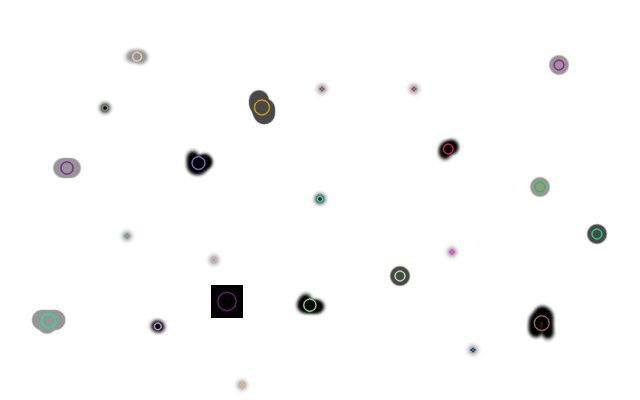
#> input picture Image Processing/blobs.jpg, 640 x 400 px
$ python objdetection.py
#> lines starting #> are read from the running program, lines starting #| are printed output that depends on the picture
# -*- coding: utf-8 -*-
"""
Created on Wed Aug 28 21:38:09 2024

@author: Crazy_Papi
"""

# importing the neeeded packages
import matplotlib.pyplot as plt
from skimage import io, feature, filters, morphology, exposure

# Load the image & Convert the image to grayscale
image = io.imread('blobs.jpg', as_gray=True)
#> image: shape (400, 640) float64; min 0, max 1, mean 0.981

# Apply image equalization
equalized_image = exposure.equalize_hist(image)
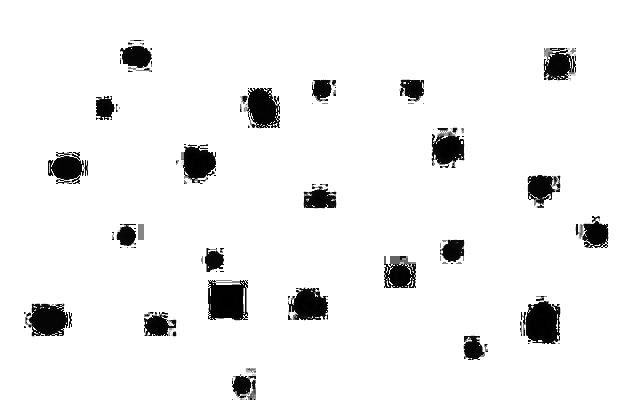
#> equalized_image: shape (400, 640) float64; min 0.00102, max 1, mean 0.94

# Apply a median filter to smooth the image
# The size of the filter can be adjusted to suit your needs
smoothed_image = filters.median(equalized_image,morphology.disk(3))
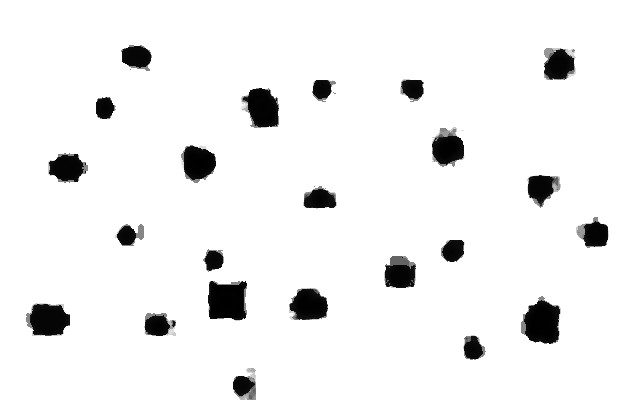
#> smoothed_image: shape (400, 640) float64; min 0.00102, max 1, mean 0.942

# Detected blobs using the difference of Gaussian method
# Set parameters for the blob detection
blob_dog = feature.blob_dog(smoothed_image, max_sigma=30, threshold=0.1)
#> blob_dog = 280 rows, first 8: [231, 136, 1], [275, 226, 6.55], [221, 590, 1.6], [239, 136, 1], [328, 66, 1.6], [294, 295, 1], [222, 601, 1], [312, 66, 1]

# Visualize the results
fig, ax = plt.subplots(1, 1, figsize=(10,10))
ax.imshow(image, cmap='gray')

# Plot the detected blobs
for blob in blob_dog:
    y, x, r = blob
    circle = plt.Circle((x,y), r, color='red', fill = False)
    ax.add_artist(circle)
#> this loop made 280 passes
ax.set_title('Blob Detection')
plt.axis('off')
plt.show()
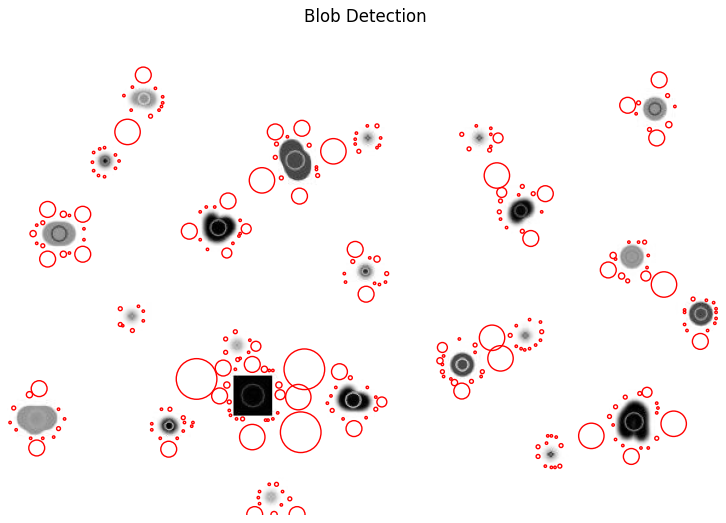
#> figure drawn by matplotlib, 1 panel
